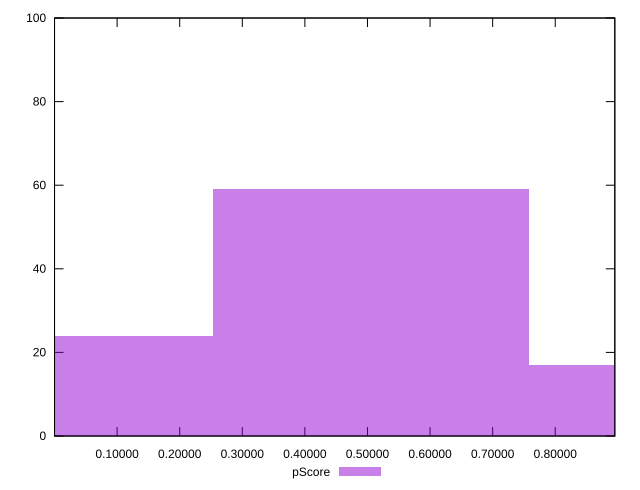

This figure's gnuplot source:
reset

$pScore <<EOF
0 24
0.5054955429770162 59
1.0109910859540323 17
EOF

set key outside below
set boxwidth 0.5054955429770162
set xrange [0.000013375143723293181:0.8951995264053616]
set yrange [0:100]
set trange [0:100]
set style fill transparent solid 0.5 noborder
set terminal svg size 640, 490 enhanced background rgb 'white'
set output "reprap/estimated-input-latency/samples/pages/pScore/histogram.svg"

plot $pScore title "pScore" with boxes

reset
